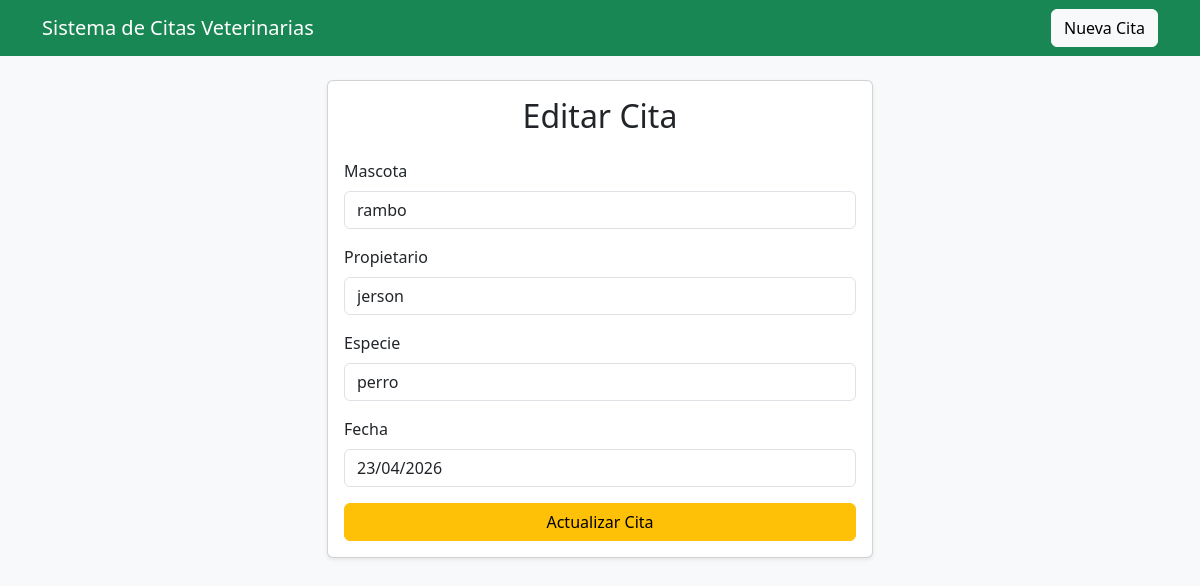
The page /editar/8 on the database its author committed.
### tables this page shows
CREATE TABLE pacientes (
    id INTEGER PRIMARY KEY AUTOINCREMENT,
    mascota TEXT NOT NULL,
    propietario TEXT NOT NULL,
    especie TEXT,
    fecha TEXT NOT NULL
);

### app.py (the view, shortened to what this page needs)
@app.route("/editar/<int:id>", methods=["GET", "POST"])
def editar(id):
    conn = get_db_connection()
    paciente = conn.execute("SELECT * FROM pacientes WHERE id = ?", (id,)).fetchone()
    conn.close()
    return render_template("editar.html", paciente=paciente)

### app.py (called while the page is built)
def get_db_connection():
    conn = sqlite3.connect("citas.db")
    conn.row_factory = sqlite3.Row
    return conn

### templates/editar.html (shortened to what this page needs)
{% extends 'base.html' %}
{% block content %}
<div class="row justify-content-center">
    <div class="col-md-8 col-lg-6">
        <div class="card shadow-sm">
            <div class="card-body">
                <h2 class="card-title mb-4 text-center">Editar Cita</h2>
                <form method="POST">
                    <div class="mb-3">
                        <label class="form-label">Mascota</label>
                        <input type="text" name="mascota" class="form-control" value="{{ paciente.mascota }}" required>
                    </div>
                    <div class="mb-3">
                        <label class="form-label">Propietario</label>
                        <input type="text" name="propietario" class="form-control" value="{{ paciente.propietario }}" required>
                    </div>
                    <div class="mb-3">
                        <label class="form-label">Especie</label>
                        <input type="text" name="especie" class="form-control" value="{{ paciente.especie }}">
                    </div>
                    <div class="mb-3">
                        <label class="form-label">Fecha</label>
                        <input type="text" name="fecha" class="form-control" value="{{ paciente.fecha }}" required>
                    </div>
                    <div class="d-grid">
                        <button type="submit" class="btn btn-warning">Actualizar Cita</button>
                    </div>
                </form>
            </div>
        </div>
    </div>
</div>
{% endblock %}

### rows shown on the page
pacientes: mascota "rambo", propietario "jerson", especie "perro", fecha "23/04/2026"
